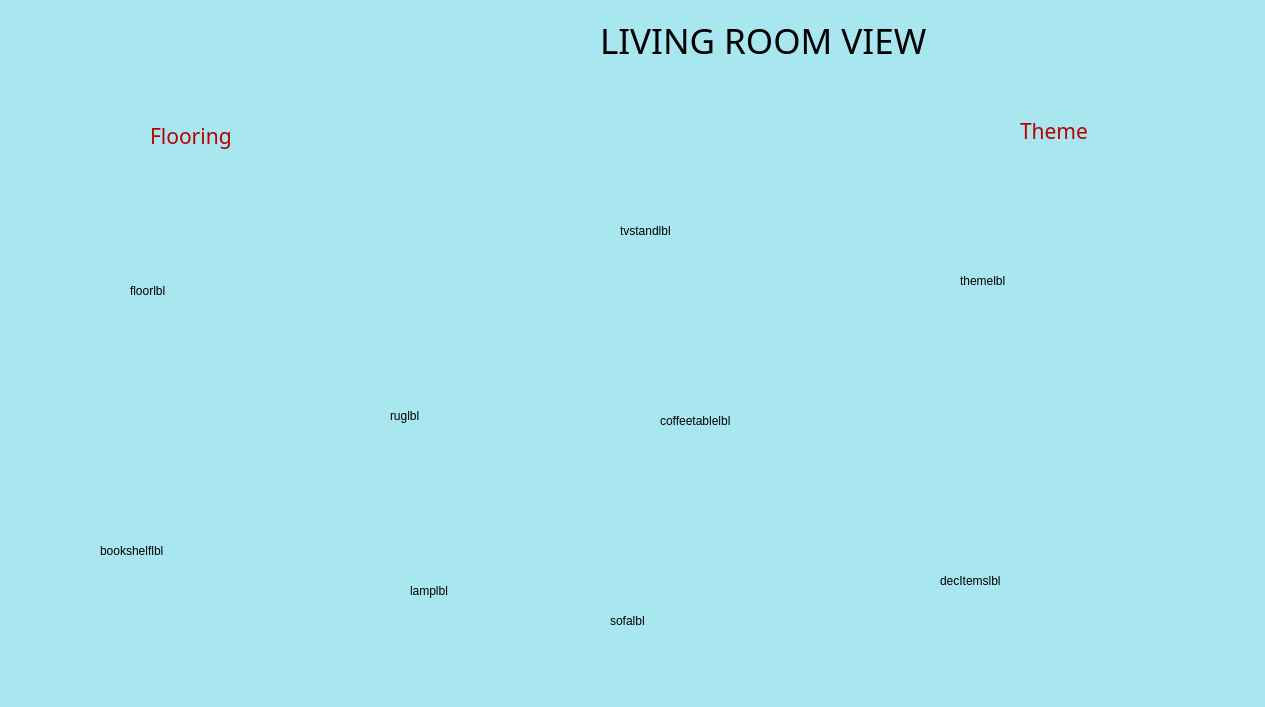
<?xml version="1.0" encoding="UTF-8"?>
<ui version="4.0">
 <class>viewlivingroom</class>
 <widget class="QDialog" name="viewlivingroom">
  <property name="geometry">
   <rect>
    <x>0</x>
    <y>0</y>
    <width>1265</width>
    <height>707</height>
   </rect>
  </property>
  <property name="palette">
   <palette>
    <active>
     <colorrole role="Window">
      <brush brushstyle="SolidPattern">
       <color alpha="255">
        <red>168</red>
        <green>230</green>
        <blue>240</blue>
       </color>
      </brush>
     </colorrole>
    </active>
    <inactive>
     <colorrole role="Window">
      <brush brushstyle="SolidPattern">
       <color alpha="255">
        <red>168</red>
        <green>230</green>
        <blue>240</blue>
       </color>
      </brush>
     </colorrole>
    </inactive>
    <disabled>
     <colorrole role="Base">
      <brush brushstyle="SolidPattern">
       <color alpha="255">
        <red>168</red>
        <green>230</green>
        <blue>240</blue>
       </color>
      </brush>
     </colorrole>
     <colorrole role="Window">
      <brush brushstyle="SolidPattern">
       <color alpha="255">
        <red>168</red>
        <green>230</green>
        <blue>240</blue>
       </color>
      </brush>
     </colorrole>
    </disabled>
   </palette>
  </property>
  <property name="windowTitle">
   <string>Dialog</string>
  </property>
  <widget class="QLabel" name="label">
   <property name="geometry">
    <rect>
     <x>600</x>
     <y>20</y>
     <width>371</width>
     <height>41</height>
    </rect>
   </property>
   <property name="font">
    <font>
     <family>Britannic Bold</family>
     <pointsize>26</pointsize>
    </font>
   </property>
   <property name="text">
    <string>LIVING ROOM VIEW</string>
   </property>
  </widget>
  <widget class="QLabel" name="label_2">
   <property name="geometry">
    <rect>
     <x>150</x>
     <y>120</y>
     <width>121</width>
     <height>31</height>
    </rect>
   </property>
   <property name="palette">
    <palette>
     <active>
      <colorrole role="WindowText">
       <brush brushstyle="SolidPattern">
        <color alpha="255">
         <red>188</red>
         <green>0</green>
         <blue>0</blue>
        </color>
       </brush>
      </colorrole>
     </active>
     <inactive>
      <colorrole role="WindowText">
       <brush brushstyle="SolidPattern">
        <color alpha="255">
         <red>188</red>
         <green>0</green>
         <blue>0</blue>
        </color>
       </brush>
      </colorrole>
     </inactive>
     <disabled/>
    </palette>
   </property>
   <property name="font">
    <font>
     <family>Cooper Black</family>
     <pointsize>16</pointsize>
    </font>
   </property>
   <property name="text">
    <string>Flooring</string>
   </property>
  </widget>
  <widget class="QLabel" name="label_3">
   <property name="geometry">
    <rect>
     <x>1020</x>
     <y>110</y>
     <width>101</width>
     <height>41</height>
    </rect>
   </property>
   <property name="palette">
    <palette>
     <active>
      <colorrole role="WindowText">
       <brush brushstyle="SolidPattern">
        <color alpha="255">
         <red>188</red>
         <green>0</green>
         <blue>0</blue>
        </color>
       </brush>
      </colorrole>
     </active>
     <inactive>
      <colorrole role="WindowText">
       <brush brushstyle="SolidPattern">
        <color alpha="255">
         <red>188</red>
         <green>0</green>
         <blue>0</blue>
        </color>
       </brush>
      </colorrole>
     </inactive>
     <disabled/>
    </palette>
   </property>
   <property name="font">
    <font>
     <family>Cooper Black</family>
     <pointsize>16</pointsize>
    </font>
   </property>
   <property name="text">
    <string>Theme</string>
   </property>
  </widget>
  <widget class="QLabel" name="sofalbl">
   <property name="geometry">
    <rect>
     <x>610</x>
     <y>520</y>
     <width>261</width>
     <height>201</height>
    </rect>
   </property>
   <property name="text">
    <string>sofalbl</string>
   </property>
  </widget>
  <widget class="QLabel" name="ruglbl">
   <property name="geometry">
    <rect>
     <x>390</x>
     <y>340</y>
     <width>161</width>
     <height>151</height>
    </rect>
   </property>
   <property name="text">
    <string>ruglbl</string>
   </property>
  </widget>
  <widget class="QLabel" name="lamplbl">
   <property name="geometry">
    <rect>
     <x>410</x>
     <y>500</y>
     <width>131</width>
     <height>181</height>
    </rect>
   </property>
   <property name="text">
    <string>lamplbl</string>
   </property>
  </widget>
  <widget class="QLabel" name="tvstandlbl">
   <property name="geometry">
    <rect>
     <x>620</x>
     <y>160</y>
     <width>221</width>
     <height>141</height>
    </rect>
   </property>
   <property name="text">
    <string>tvstandlbl</string>
   </property>
  </widget>
  <widget class="QLabel" name="coffeetablelbl">
   <property name="geometry">
    <rect>
     <x>660</x>
     <y>350</y>
     <width>141</width>
     <height>141</height>
    </rect>
   </property>
   <property name="text">
    <string>coffeetablelbl</string>
   </property>
  </widget>
  <widget class="QLabel" name="decItemslbl">
   <property name="geometry">
    <rect>
     <x>940</x>
     <y>490</y>
     <width>171</width>
     <height>181</height>
    </rect>
   </property>
   <property name="text">
    <string>decItemslbl</string>
   </property>
  </widget>
  <widget class="QLabel" name="floorlbl">
   <property name="geometry">
    <rect>
     <x>130</x>
     <y>180</y>
     <width>161</width>
     <height>221</height>
    </rect>
   </property>
   <property name="text">
    <string>floorlbl</string>
   </property>
  </widget>
  <widget class="QLabel" name="themelbl">
   <property name="geometry">
    <rect>
     <x>960</x>
     <y>180</y>
     <width>211</width>
     <height>201</height>
    </rect>
   </property>
   <property name="text">
    <string>themelbl</string>
   </property>
  </widget>
  <widget class="QLabel" name="bookshelflbl">
   <property name="geometry">
    <rect>
     <x>100</x>
     <y>460</y>
     <width>201</width>
     <height>181</height>
    </rect>
   </property>
   <property name="text">
    <string>bookshelflbl</string>
   </property>
  </widget>
 </widget>
 <resources/>
 <connections/>
</ui>
